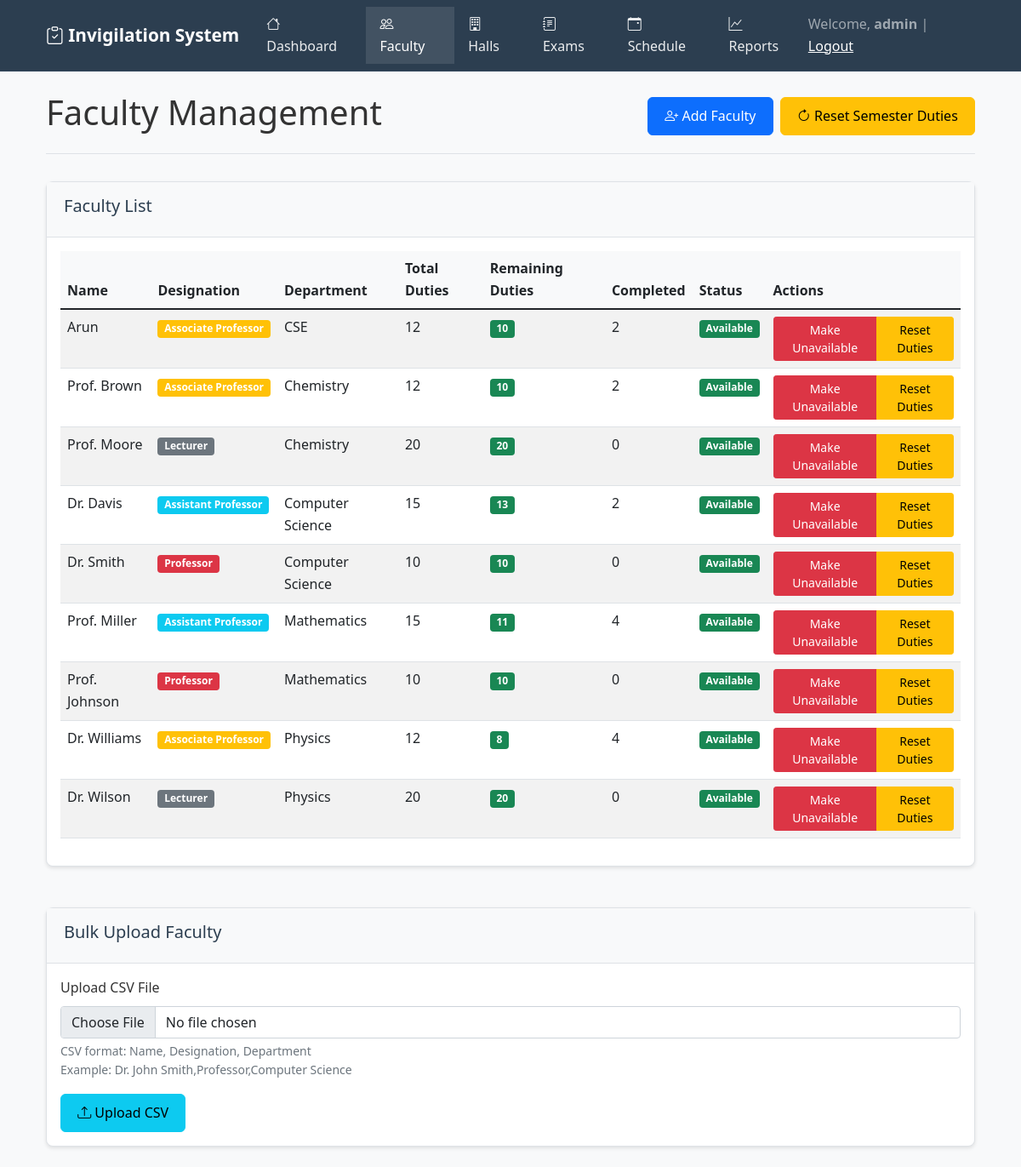
The page /faculty (signed in) on the database its author committed.
### tables this page shows
CREATE TABLE faculty (
                    faculty_id INTEGER PRIMARY KEY AUTOINCREMENT,
                    name TEXT NOT NULL,
                    designation TEXT CHECK(designation IN ('Professor', 'Assistant Professor', 'Associate Professor', 'Lecturer')) NOT NULL,
                    department TEXT NOT NULL,
                    total_duties INTEGER DEFAULT 0,
                    remaining_duties INTEGER DEFAULT 0,
                    is_available BOOLEAN DEFAULT TRUE
                );

### app.py (the view)
@app.route("/faculty")
@login_required
def faculty():
    remove_duplicate_faculty()
    update_faculty_designations()
    conn = get_db_connection()
    faculty = conn.execute("""
        SELECT *, (total_duties - remaining_duties) as duties_completed
        FROM faculty
        ORDER BY department, designation, name
    """).fetchall()
    conn.close()
    return render_template("faculty.html", faculty=faculty)

### app.py (called while the page is built)
def login_required(f):
    @wraps(f)
    def decorated_function(*args, **kwargs):
        if 'user_id' not in session:
            flash('Please log in to access this page.', 'danger')
            return redirect(url_for('login'))
        return f(*args, **kwargs)
    return decorated_function

def get_db_connection():
    conn = sqlite3.connect(DB_NAME)
    conn.row_factory = sqlite3.Row
    return conn

def remove_duplicate_faculty():
    conn = get_db_connection()
    c = conn.cursor()
    try:
        c.execute("""
            DELETE FROM faculty
            WHERE faculty_id NOT IN (
                SELECT MIN(faculty_id)
                FROM faculty
                GROUP BY name, designation, department
            )
        """)
        deleted_count = c.rowcount
        if deleted_count > 0:
            print(f"Removed {deleted_count} duplicate faculty entries")
        conn.commit()
    except Exception as e:
        print(f"Error removing duplicates: {e}")
        conn.rollback()
    finally:
        conn.close()

### templates/faculty.html (shortened to what this page needs)
{% extends "base.html" %}
{% block content %}
<div class="page-header">
    <h1>Faculty Management</h1>
    <div class="d-flex gap-2 flex-wrap">
        <button class="btn btn-primary" data-bs-toggle="modal" data-bs-target="#addFacultyModal">
            <i class="bi bi-person-plus"></i> Add Faculty
        </button>
        <a href="{{ url_for('reset_all_duties') }}" class="btn btn-warning" onclick="return confirm('Reset all faculty duties for new semester?')">
            <i class="bi bi-arrow-clockwise"></i> Reset Semester Duties
        </a>
    </div>
</div>
<div class="row">
    <div class="col-md-12">
        <div class="card">
            <div class="card-header">
                <h5>Faculty List</h5>
            </div>
            <div class="card-body">
                {% if faculty %}
                <div class="table-responsive">
                    <table class="table table-striped">
                        <thead>
                            <tr>
                                <th>Name</th>
                                <th>Designation</th>
                                <th>Department</th>
                                <th>Total Duties</th>
                                <th>Remaining Duties</th>
                                <th>Completed</th>
                                <th>Status</th>
                                <th>Actions</th>
                            </tr>
                        </thead>
                        <tbody>
                            {% for member in faculty %}
                            <tr>
                                <td>{{ member['name'] }}</td>
                                <td>
                                    <span class="badge bg-{% if member['designation'] == 'Professor' %}danger{% elif member['designation'] == 'Associate Professor' %}warning{% elif member['designation'] == 'Assistant Professor' %}info{% else %}secondary{% endif %}">
                                        {{ member['designation'] }}
                                    </span>
                                </td>
                                <td>{{ member['department'] }}</td>
                                <td>{{ member['total_duties'] }}</td>
                                <td>
                                    <span class="badge bg-{% if member['remaining_duties'] > 5 %}success{% elif member['remaining_duties'] > 0 %}warning{% else %}danger{% endif %}">
                                        {{ member['remaining_duties'] }}
                                    </span>
                                </td>
                                <td>{{ member['duties_completed'] }}</td>
                                <td>
                                    <span class="badge bg-{{ 'success' if member['is_available'] else 'danger' }}">
                                        {{ 'Available' if member['is_available'] else 'Unavailable' }}
                                    </span>
                                </td>
                                <td>
                                    <div class="btn-group btn-group-sm">
                                        <a href="{{ url_for('toggle_faculty', faculty_id=member['faculty_id']) }}"
                                           class="btn btn-{{ 'danger' if member['is_available'] else 'success' }}">
                                            {{ 'Make Unavailable' if member['is_available'] else 'Make Available' }}
                                        </a>
                                        <a href="{{ url_for('reset_faculty_duties', faculty_id=member['faculty_id']) }}"
                                           class="btn btn-warning"
                                           onclick="return confirm('Reset duties for {{ member['name']}}?')">
                                            Reset Duties
                                        </a>
                                    </div>
                                </td>
                            </tr>
                            {% endfor %}
                        </tbody>
                    </table>
                </div>
                {% else %}
                <div class="empty-state">
                    <i class="bi bi-people" style="font-size: 3rem;"></i>
                    <h4>No Faculty Members</h4>
                    <p>Add faculty members to get started.</p>
                </div>
                {% endif %}
            </div>
        </div>
    </div>
</div>
<div class="card mt-4">
    <div class="card-header">
        <h5>Bulk Upload Faculty</h5>
    </div>
    <div class="card-body">
        <form method="POST" action="{{ url_for('upload_faculty') }}" enctype="multipart/form-data">
            <div class="mb-3">
                <label class="form-label">Upload CSV File</label>
                <input type="file" class="form-control" name="file" accept=".csv" required>
                <div class="form-text">
                    CSV format: Name, Designation, Department<br>
                    Example: Dr. John Smith,Professor,Computer Science
                </div>
            </div>
            <button type="submit" class="btn btn-info">
                <i class="bi bi-upload"></i> Upload CSV
            </button>
        </form>
    </div>
</div>
{% endblock %}

### templates/base.html (shortened to what this page needs)
<!DOCTYPE html>
<html lang="en">
<head>
    <link href="https://cdn.jsdelivr.net/npm/bootstrap@5.1.3/dist/css/bootstrap.min.css" rel="stylesheet">
    <link rel="stylesheet" href="https://cdn.jsdelivr.net/npm/bootstrap-icons@1.8.1/font/bootstrap-icons.css">
</head>
<body>
    <nav class="navbar navbar-expand-lg navbar-dark">
        <div class="container">
            <a class="navbar-brand" href="{{ url_for('index') }}">
                <i class="bi bi-clipboard-check"></i> Invigilation System
            </a>
            <div class="collapse navbar-collapse" id="navbarNav">
                <ul class="navbar-nav me-auto">
                    <li class="nav-item">
                        <a class="nav-link {{ 'active' if request.endpoint == 'index' }}" href="{{ url_for('index') }}">
                            <i class="bi bi-house"></i> Dashboard
                        </a>
                    </li>
                    <li class="nav-item">
                        <a class="nav-link {{ 'active' if request.endpoint == 'faculty' }}" href="{{ url_for('faculty') }}">
                            <i class="bi bi-people"></i> Faculty
                        </a>
                    </li>
                    <li class="nav-item">
                        <a class="nav-link {{ 'active' if request.endpoint == 'halls' }}" href="{{ url_for('halls') }}">
                            <i class="bi bi-building"></i> Halls
                        </a>
                    </li>
                    <li class="nav-item">
                        <a class="nav-link {{ 'active' if request.endpoint == 'exams' }}" href="{{ url_for('exams') }}">
                            <i class="bi bi-journal-text"></i> Exams
                        </a>
                    </li>
                    <li class="nav-item">
                        <a class="nav-link {{ 'active' if request.endpoint == 'schedule' }}" href="{{ url_for('schedule') }}">
                            <i class="bi bi-calendar-event"></i> Schedule
                        </a>
                    </li>
                    <li class="nav-item">
                        <a class="nav-link {{ 'active' if request.endpoint == 'reports' }}" href="{{ url_for('reports') }}">
                            <i class="bi bi-graph-up"></i> Reports
                        </a>
                    </li>
                </ul>
                <span class="navbar-text">
                    {% if session.get('user_id') %}
                        Welcome, <strong>{{ session.username }}</strong> | <a href="{{ url_for('logout') }}" style="color: white;">Logout</a>
                    {% else %}
                        <a href="{{ url_for('login') }}" style="color: white;">Login</a>
                    {% endif %}
                </span>
            </div>
        </div>
    </nav>
    <main class="container mt-4">
        {% block content %}{% endblock %}
    </main>
</body>
</html>

### templates/base.html (style rules this page uses)
body { background-color: #f8f9fa; color: #333; font-family: 'Segoe UI', Tahoma, Geneva, Verdana, sans-serif; line-height: 1.6; }
.navbar { background-color: #2c3e50 !important; border-bottom: 1px solid #34495e; }
.navbar-brand { font-weight: 600; color: white !important; font-size: 1.3rem; }
.nav-link { color: rgba(255, 255, 255, 0.9) !important; padding: 0.5rem 1rem !important; font-weight: 500; }
.nav-link.active { background-color: rgba(255, 255, 255, 0.1); color: white !important; }
.card { background-color: white; border: 1px solid #dee2e6; border-radius: 8px; box-shadow: 0 2px 4px rgba(0,0,0,0.1); margin-bottom: 1.5rem; }
.card-header { background-color: #f8f9fa; border-bottom: 1px solid #dee2e6; font-weight: 600; color: #2c3e50; padding: 1rem 1.25rem; }
.table th { background-color: #f8f9fa; font-weight: 600; border-color: #dee2e6 !important; }
.btn { font-weight: 500; border-radius: 6px; padding: 0.6rem 1.2rem; }
.page-header { display: flex; justify-content: space-between; align-items: center; margin-bottom: 2rem; padding-bottom: 1rem; border-bottom: 1px solid #dee2e6; }
.container { padding: 0 1.5rem; }
.badge { font-size: 0.75em; }

### rows shown on the page
faculty: name "Arun", designation "Associate Professor", department "CSE", total_duties "12", remaining_duties "10", duties_completed "2", is_available "Available", is_available "Make Unavailable"
faculty: name "Prof. Brown", designation "Associate Professor", department "Chemistry", total_duties "12", remaining_duties "10", duties_completed "2", is_available "Available", is_available "Make Unavailable"
faculty: name "Prof. Moore", designation "Lecturer", department "Chemistry", total_duties "20", remaining_duties "20", duties_completed "0", is_available "Available", is_available "Make Unavailable"
faculty: name "Dr. Davis", designation "Assistant Professor", department "Computer Science", total_duties "15", remaining_duties "13", duties_completed "2", is_available "Available", is_available "Make Unavailable"
faculty: name "Dr. Smith", designation "Professor", department "Computer Science", total_duties "10", remaining_duties "10", duties_completed "0", is_available "Available", is_available "Make Unavailable"
faculty: name "Prof. Miller", designation "Assistant Professor", department "Mathematics", total_duties "15", remaining_duties "11", duties_completed "4", is_available "Available", is_available "Make Unavailable"
faculty: name "Prof. Johnson", designation "Professor", department "Mathematics", total_duties "10", remaining_duties "10", duties_completed "0", is_available "Available", is_available "Make Unavailable"
faculty: name "Dr. Williams", designation "Associate Professor", department "Physics", total_duties "12", remaining_duties "8", duties_completed "4", is_available "Available", is_available "Make Unavailable"
faculty: name "Dr. Wilson", designation "Lecturer", department "Physics", total_duties "20", remaining_duties "20", duties_completed "0", is_available "Available", is_available "Make Unavailable"

### other values the page prints
{{ session.username }} "admin"
